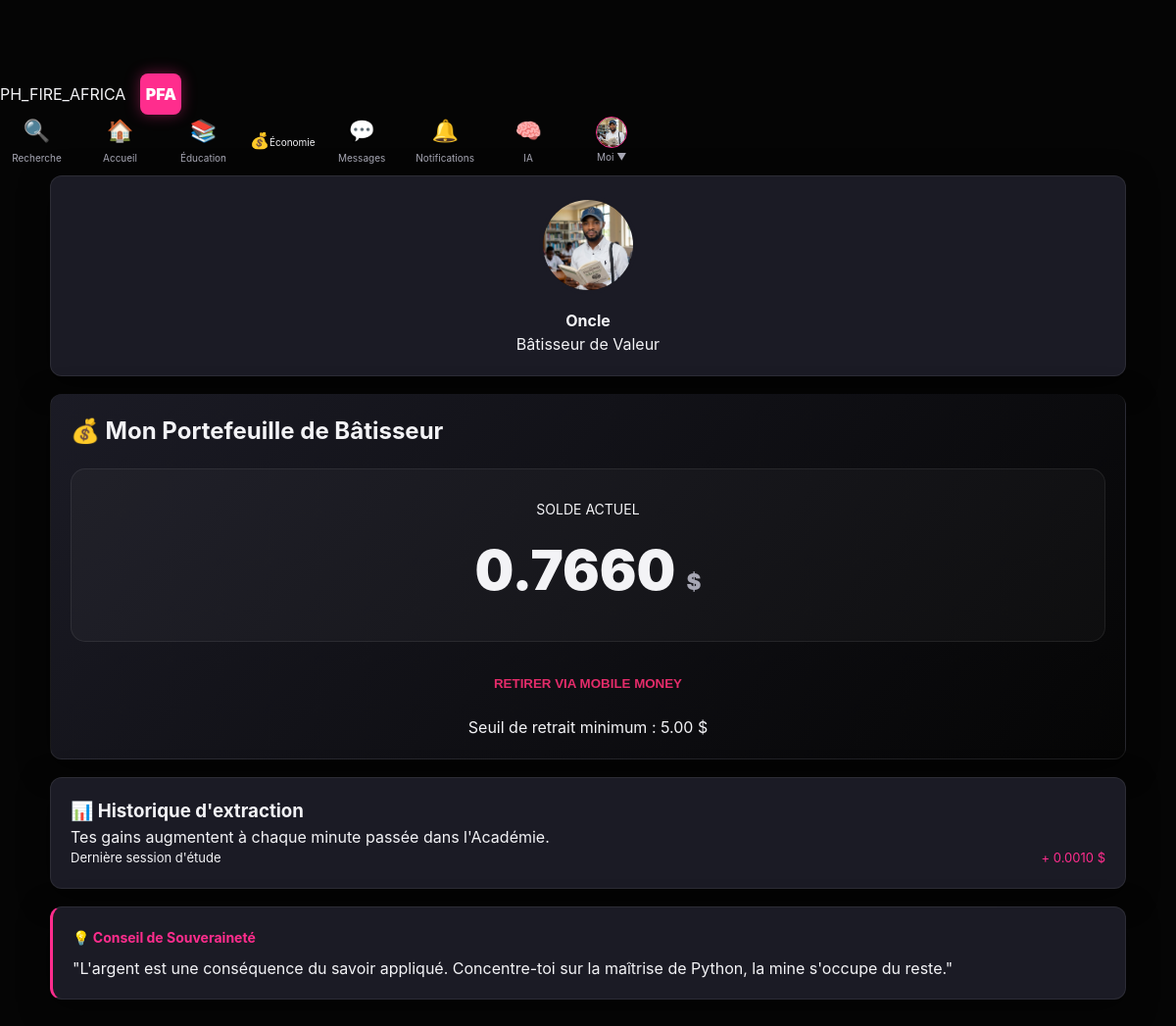
Before: /wallet (signed in) with the older database file.
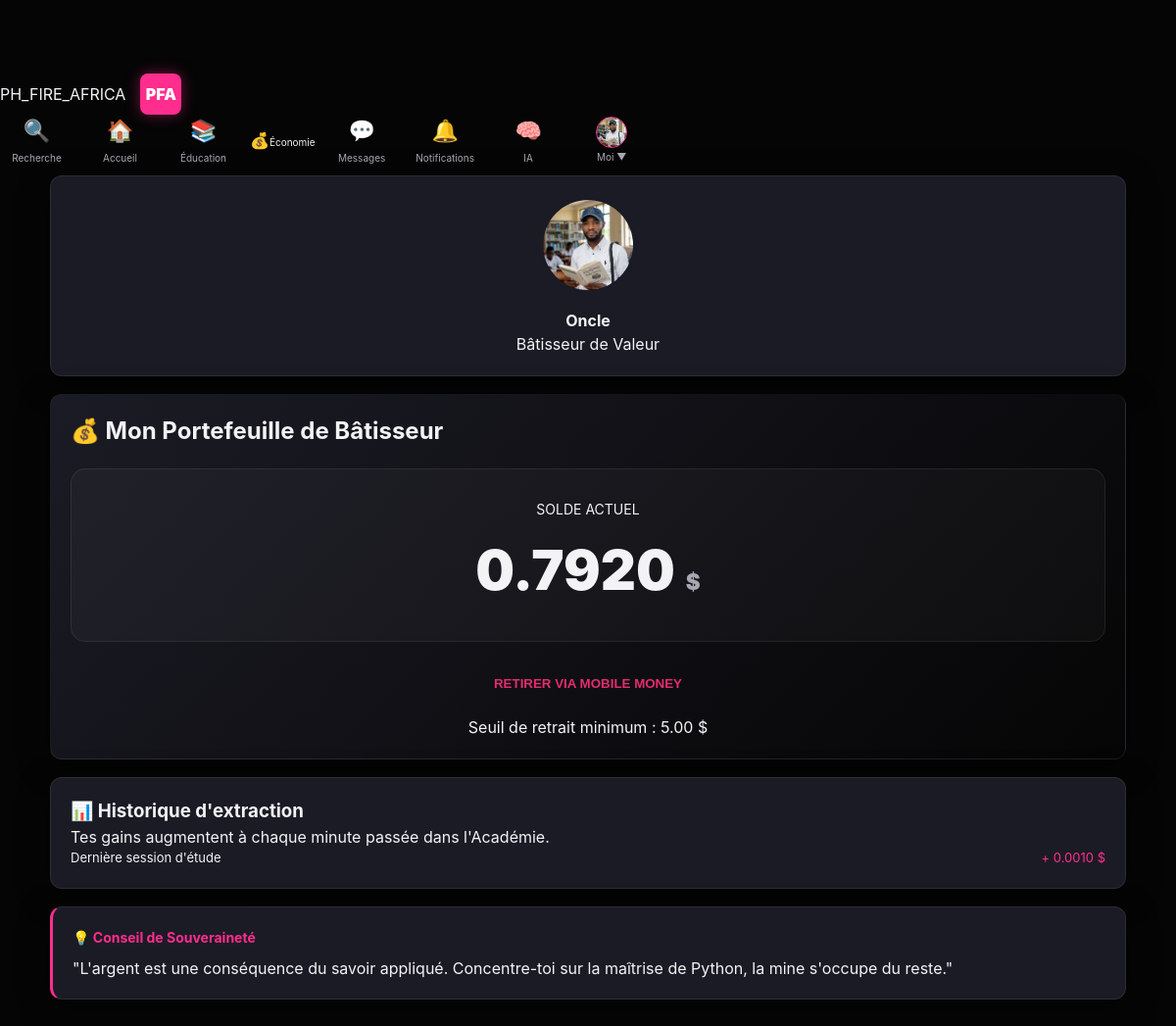
After: the same page with the newer database file.
### tables this page shows
CREATE TABLE users (
  id INTEGER PRIMARY KEY AUTOINCREMENT,
  username TEXT UNIQUE NOT NULL,
  identifier TEXT UNIQUE NOT NULL,
  display_name TEXT NOT NULL,
  bio TEXT DEFAULT '',
  password_hash TEXT NOT NULL,
  created_at TEXT NOT NULL
, profile_pic TEXT DEFAULT 'default_avatar.png', cover_pic TEXT DEFAULT 'default_cover.jpg', role TEXT DEFAULT 'apprenant', language TEXT DEFAULT 'fr', privacy_level TEXT DEFAULT 'public', video_pref TEXT DEFAULT 'data_saver');

CREATE TABLE wallets (id INTEGER PRIMARY KEY AUTOINCREMENT, user_id INTEGER UNIQUE, balance REAL DEFAULT 0.0, total_earnings REAL DEFAULT 0.0, watch_time INTEGER DEFAULT 0);

### app.py (the view)
    @app.get("/wallet")
    @login_required
    def wallet():
        me = current_user()
        w = db_one("SELECT * FROM wallets WHERE user_id=?", (me['id'],))
        if not w:
            db_execute("INSERT INTO wallets (user_id) VALUES (?)", (me['id'],))
            w = db_one("SELECT * FROM wallets WHERE user_id=?", (me['id'],))
        return render_template("wallet.html", wallet=w)

### templates/wallet.html (shortened to what this page needs)
{% extends "base.html" %}
{% block content %}
    <aside class="left-rail">
        <div class="card" style="text-align: center; padding: 20px;">
            <img src="{{ url_for('static', filename='uploads/' + (me.profile_pic if me.profile_pic else 'default_avatar.png')) }}"
                 class="avatar-large" style="margin: 0 auto 15px; display: block;">
            <h3 style="font-size: 16px;">{{ me.display_name }}</h3>
            <p class="muted small">Bâtisseur de Valeur</p>
        </div>
    </aside>
    <main class="feed-rail">
        <div class="card" style="border-top: 4px solid var(--ok); background: linear-gradient(135deg, #1b1b25, #050505);">
            <h2 style="color: var(--ok); margin-bottom: 20px;">💰 Mon Portefeuille de Bâtisseur</h2>
            <div style="background: rgba(255,255,255,0.03); padding: 30px; border-radius: 15px; text-align: center; border: 1px solid var(--border);">
                <span class="muted" style="font-size: 14px; display: block; margin-bottom: 10px;">SOLDE ACTUEL</span>
                <div style="font-size: 3.5em; font-weight: 900; color: var(--text);">
                    {{ "%.4f"|format(wallet.total_earnings if wallet else 0) }} <span style="font-size: 0.4em; color: var(--muted);">$</span>
                </div>
            </div>
            <div style="margin-top: 25px; display: flex; flex-direction: column; gap: 15px;">
                <button class="btn" style="background: var(--ok); color: #e42c6a; width: 100%; font-weight: 800;" onclick="alert('Le module de retrait M-Pesa est en cours de sécurisation...')">
                    RETIRER VIA MOBILE MONEY
                </button>
                <p class="small muted" style="text-align: center;">Seuil de retrait minimum : 5.00 $</p>
            </div>
        </div>
        <div class="card">
            <h3>📊 Historique d'extraction</h3>
            <p class="small muted">Tes gains augmentent à chaque minute passée dans l'Académie.</p>
            <div style="display: flex; justify-content: space-between; font-size: 13px;">
                <span>Dernière session d'étude</span>
                <span style="color: var(--accent);">+ 0.0010 $</span>
            </div>
        </div>
    </main>
    <aside class="right-rail">
        <div class="card" style="border-left: 3px solid var(--accent);">
            <h4 style="font-size: 14px; color: var(--accent); margin-bottom: 10px;">💡 Conseil de Souveraineté</h4>
            <p class="small" style="line-height: 1.4;">
                "L'argent est une conséquence du savoir appliqué. Concentre-toi sur la maîtrise de Python, la mine s'occupe du reste."
            </p>
        </div>
    </aside>
{% endblock %}

### templates/base.html (shortened to what this page needs)
<!DOCTYPE html>
<html lang="fr">
<head>
  <link rel="stylesheet" href="{{ url_for('static', filename='style.css') }}">
</head>
<body>
  {% if me %}
  <div class="nav-left">
     <a href="{{ url_for('feed') }}" class="nav-logo">PH_FIRE_AFRICA</a>
    <a href="{{ url_for('feed') }}" class="logo-pfa">PFA</a>
  </div>
      <nav class="nav-icons-group">
      <a href="{{ url_for('rechercher') }}" class="nav-link-icon" title="Rechercher">
      <span class="icon">🔍</span><span class="nav-text">Recherche</span></a>
      <a href="{{ url_for('feed') }}" class="nav-link-icon" title="Accueil">
      <span class="icon">🏠</span><span class="nav-text">Accueil</span></a>
      <a href="{{ url_for('academie_home') }}" class="nav-link-icon" title="Éducation">
      <span class="icon">📚</span><span class="nav-text">Éducation</span></a>
      <a href="{{ url_for('wallet') }}" class="nav-icon" title="Économie">
      <span class="icon">💰</span><span class="nav-text">Économie</span></a>
      <a href="{{ url_for('messages') }}" class="nav-link-icon" title="Messages">
    <span class="icon">💬</span>
    <span class="nav-text">Messages</span>
</a>
<a href="{{ url_for('notifications') }}" class="nav-link-icon" title="Notifications">
    <span class="icon">🔔</span>
    <span class="nav-text">Notifications</span>
</a>
      <a href="{{ url_for('tuteur_view') }}" class="nav-link-icon" title="IA Mwalimu">
      <span class="icon">🧠</span><span class="nav-text">IA</span></a>
      <a href="{{ url_for('profile', username=me.username) }}" class="nav-link-icon profile-link">
      <img src="{{ url_for('static', filename='uploads/' ~ me.profile_pic) }}" class="avatar-nav" onerror="this.src='https://ui-avatars.com/api/?name={{ me.display_name }}&background=ff2d8d&color=fff'">
      <span class="nav-text">Moi ▼</span></a>
    </nav>
  {% endif %}
  <main class="container">
    {% block content %}{% endblock %}
  </main>
</body>
</html>

### static/style.css (style rules this page uses)
:root { --bg: #050505; --panel: #1b1b25; --panel-glass: rgba(27, 27, 37, 0.95); --accent: #ff2d8d; --text: #f3f3f6; --muted: #a7a7b4; --border: rgba(255, 255, 255, 0.08); --radius: 12px; --shadow: 0 8px 30px rgba(0, 0, 0, 0.5); --ph-rose: #ff2d8d; --nav-bg: #1b1b25; --nav-height: 65px; }
body { padding-top: var(--nav-height); background-color: #050505; }
* { box-sizing: border-box; margin: 0; padding: 0; }
html, body { max-width: 100vw; overflow-x: hidden; background-color: var(--bg); color: var(--text); font-family: 'Inter', system-ui, -apple-system, sans-serif; line-height: 1.5; }
body { padding-top: 75px; }
a { color: inherit; text-decoration: none; transition: 0.3s; }
img { max-width: 100%; height: auto; display: block; object-fit: cover; }
.nav-left { display: flex; align-items: center; gap: 15px; }
.logo-pfa { background-color: var(--accent); color: #ffffff; width: 42px; height: 42px; display: flex; align-items: center; justify-content: center; border-radius: 8px; font-weight: 900; font-size: 16px; box-shadow: 0 0 15px rgba(255, 45, 141, 0.4); }
.nav-icons-group { display: flex; height: 100%; align-items: center; }
.nav-link-icon { display: flex; flex-direction: column; align-items: center; justify-content: center; min-width: 75px; height: 100%; color: var(--muted); font-size: 11px; position: relative; }
.nav-link-icon .icon { font-size: 22px; margin-bottom: 2px; }
.container { max-width: 1128px; margin: 0 auto; padding: 10px 15px; }
.card { background: var(--panel); border: 1px solid var(--border); border-radius: var(--radius); padding: 20px; margin-bottom: 18px; box-shadow: var(--shadow); }
.avatar-pro, .avatar-large { width: 100px; height: 100px; border-radius: 50% !important; border: 4px solid var(--panel); margin: -55px auto 10px; display: block; background: var(--bg); }
.avatar-nav, .avatar-micro, .avatar-chat { border-radius: 50% !important; aspect-ratio: 1/1; border: 1.5px solid var(--accent); }
.btn { background: var(--accent); color: #000; padding: 10px 20px; border-radius: 30px; font-weight: 800; border: none; cursor: pointer; }
.avatar-nav { width: 32px !important; height: 32px !important; min-width: 32px !important; border-radius: 50% !important; object-fit: cover; border: 1.5px solid var(--accent); }
.nav-icons-group { display: flex; align-items: center; gap: 10px; }
.nav-text { font-size: 10px; margin-top: 2px; }
.nav-link-icon { position: relative; }

Changed rows visible on the page:
changed wallets: total_earnings "0.7660" → "0.7920"
